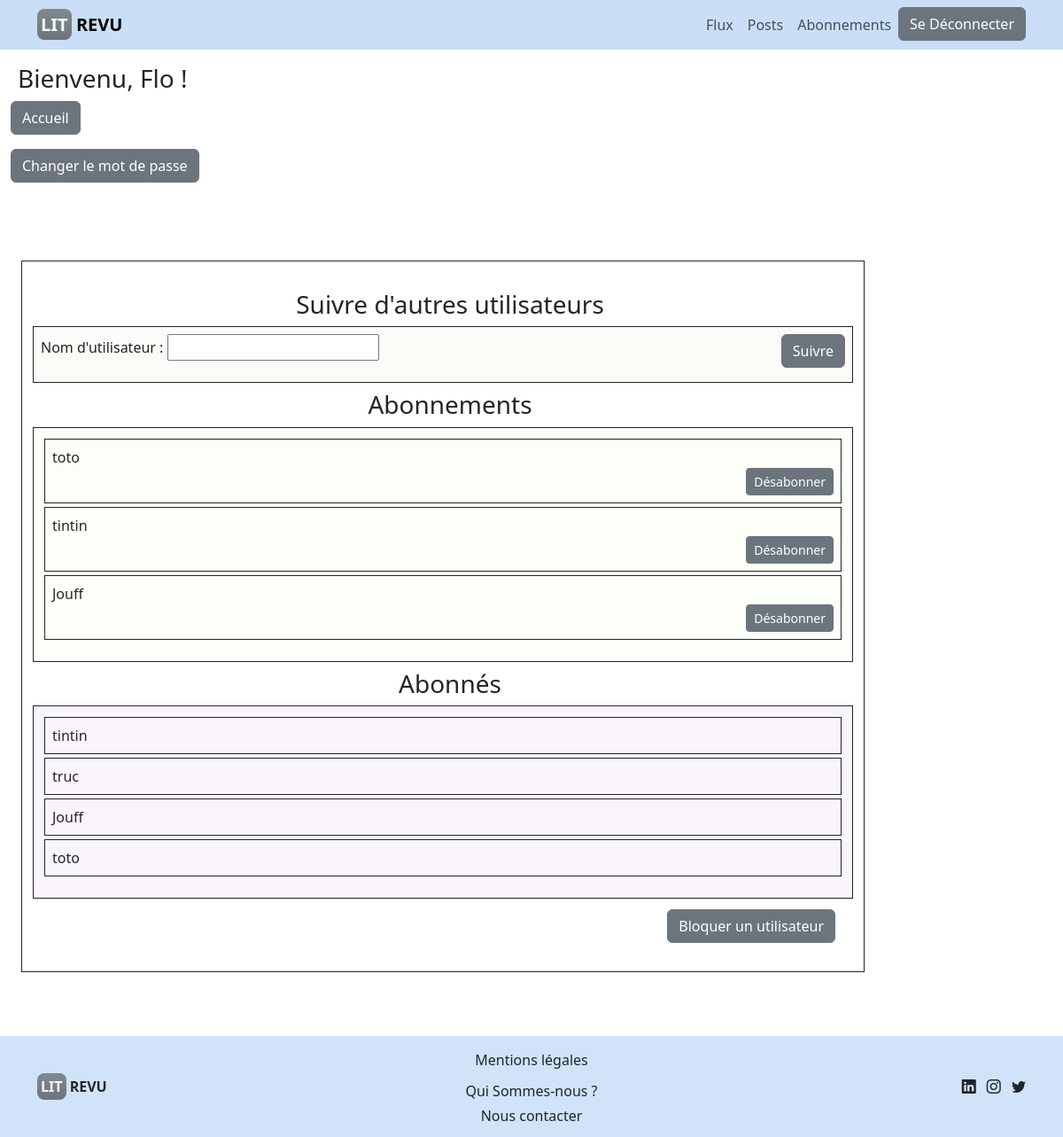
The app's page /revu/follow/ (signed in), older data.
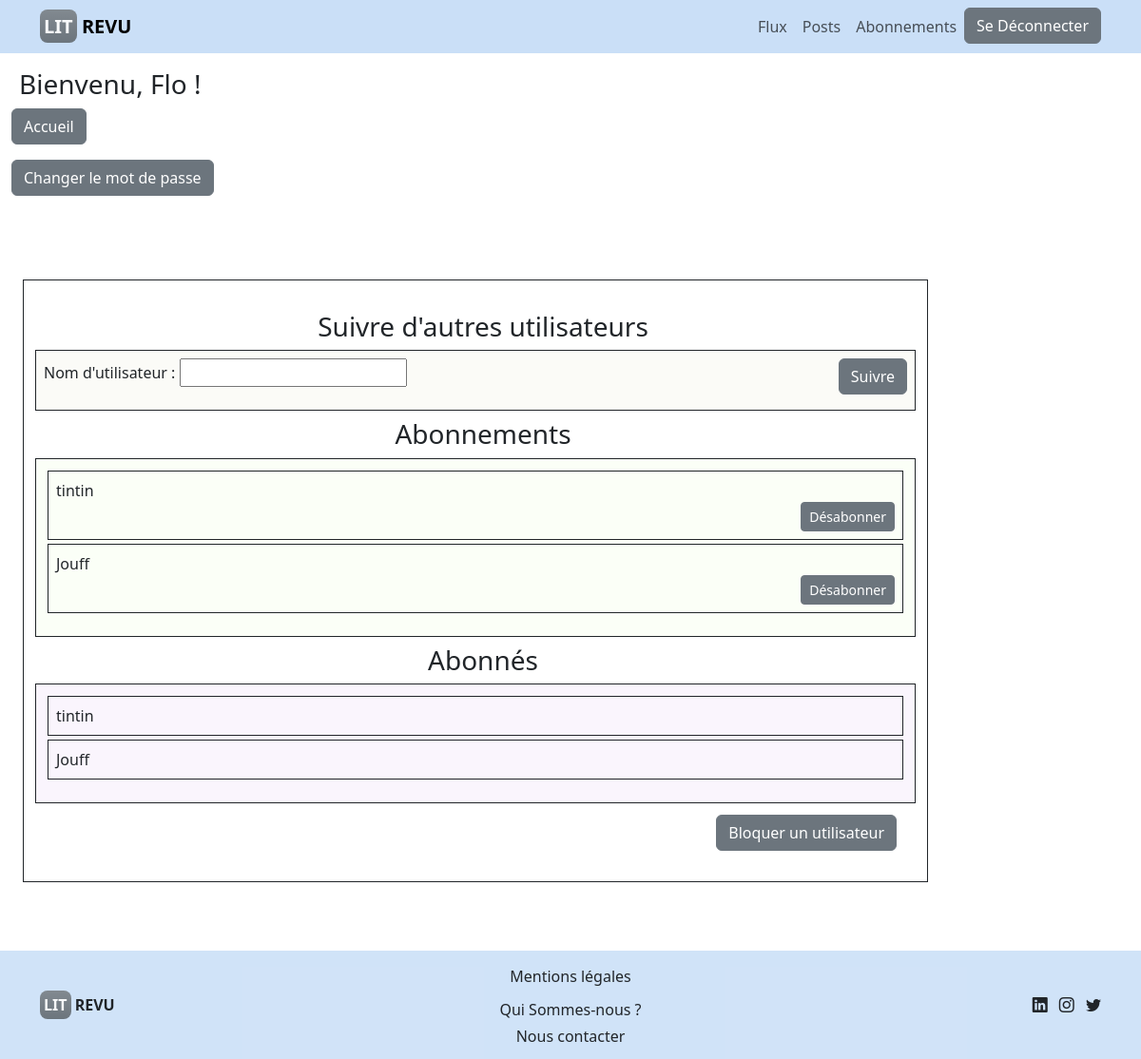
The same page, newer data.
### revu/models.py (models this page shows)
class UserFollows(models.Model):
    user = models.ForeignKey(to=settings.AUTH_USER_MODEL,
                             on_delete=models.CASCADE,
                             related_name='following')
    followed_user = models.ForeignKey(to=settings.AUTH_USER_MODEL,
                                      on_delete=models.CASCADE,
                                      related_name='followed_by')
    class Meta:
        unique_together = (
            "user",
            "followed_user",
        )

### authentication/models.py (models this page shows)
class User(AbstractUser):
    DEVELOPER = "DEVELOPER"
    SUBSCRIBER = "SUBSCRIBER"
    ROLE_CHOICES = (
        (DEVELOPER, 'Développeur'),
        (SUBSCRIBER, 'Utilisateur'),
    )
    profile_photo = models.ImageField(blank=True)
    role = models.CharField(max_length=30, choices=ROLE_CHOICES)
    follows = models.ManyToManyField(
        'self',
        symmetrical=False,
        verbose_name='suit',
    )
    def __str__(self):
        return f'{self.username}'

### revu/views.py (the view, shortened to what this page needs)
# urls.py: path('revu/follow/', revu.views.follow_users, name='follow'),
@login_required
def follow_users(request):
    form = forms.FollowUsersForm(request.POST or None)
    followings = UserFollows.objects.filter(user=request.user)
    followers = UserFollows.objects.filter(followed_user=request.user)
    context = {
        'form': form,
        'followings': followings,
        'followers': followers,
    }
    return render(request, 'revu/follow_view.html', context=context)

### revu/forms.py (shortened to what this page needs)
class FollowUsersForm(forms.Form):
    username = forms.CharField(max_length=64, label='Nom d\'utilisateur')
    class Meta:
        model = User
        fields = ['follow']

### revu/templates/revu/follow_view.html (shortened to what this page needs)
{% extends 'base.html' %}
{% block content %}
<div class="container my-5" aria-label="Follow Unfollow Form">
    <div class="border border-dark p-4">
    <div class="row align-items-center">
        <h3 class="m-2 text-center">Suivre d'autres utilisateurs</h2>
        <div class="border border-dark p-2"  style="background-color: rgb(251, 251, 247);">
            <div class="row">
                <div class="col-6">
            <form id="follow-users-form" method="post">
                {{form.as_p}}
            </div>
                <div class="text-end col-6">
                <button type="submit" class="btn btn-secondary">Suivre</button>
            </div>
        </div>
        </div>
    </div>
    <div class="row">
        <h3 class="m-2 text-center">Abonnements</h3>
        <div class="border border-dark p-2"  style="background-color: rgb(251, 255, 247);">
        <ul class="list-unstyled">
            {% if followings %}
                {% for following in followings %}
                    <li class="border border-dark m-1 p-2"> {{ following.followed_user.username}}
                        <form action="{% url 'unfollow_user' following.followed_user.id %}" method="post" style="display:inline;" onsubmit="return confirm('Voulez vous vraiment arrêter de suivre cet utilisateur ?')">
                            <div class="text-end">
                            <button type="submit" class="btn btn-secondary btn-sm">Désabonner</button></div>
                            </form>
                    </li>
                {% endfor %}
            {% else %}
                <p>Vous ne suivez aucun autre utilisateur</p>
            {% endif %}
        </ul>
    </div>
    </div>
    <div class="row">
        <h3 class="m-2 text-center">Abonnés</h3>
        <div class="border border-dark p-2 "  style="background-color: rgb(250, 245, 253);">
        <ul class="list-unstyled">
            {% if followers %}
                {% for follower in followers %}
                <li class="border border-dark m-1 p-2"> {{ follower.user.username}} </li>
                {% endfor %}
            {% else %}
                <p>Vous n'avez aucun abonné</p>
            {% endif %}
        </ul>
    </div>
    </div>
    <div class="text-end m-2 pt-1">
        <a href="{% url 'block_view' %}" class="btn btn-secondary">Bloquer un utilisateur</a>
    </div>
</div>
</div>
{% endblock content %}

Row changes from the older to the newer data that the page shows:
removed UserFollows: followed_user.username "toto", shown under "Abonnements"
removed UserFollows: user.username "truc", shown under "Abonnés"
removed UserFollows: user.username "toto", shown under "Abonnés"
